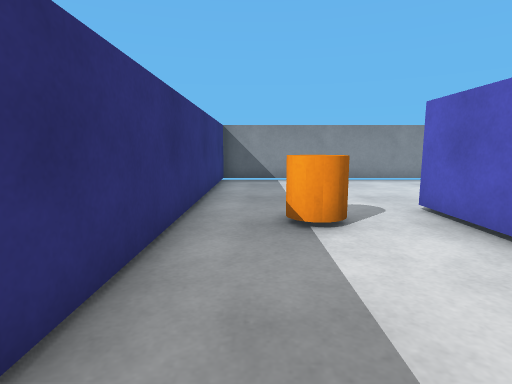
View 1 (above)

19 first-person views from a walk through a robot-simulator world made for Webots. The camera is 0.12 m above the floor, tilts 8° down and sees 80° across. The floor is counted in squares, 0.1 m on a side. Each view is taken from the middle of a square. On the plan, view 1 faces up. The plan holds only what a view shows up to about 13 squares ahead; the rest is blank. Robots are left out.

View 2
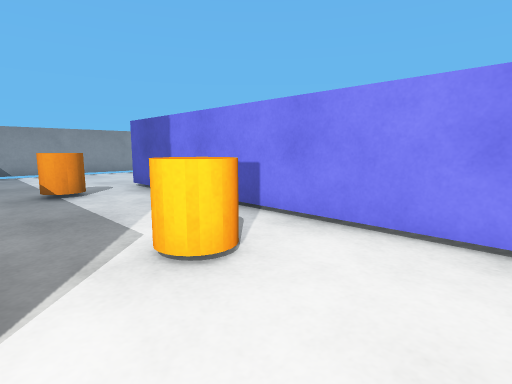

View 3
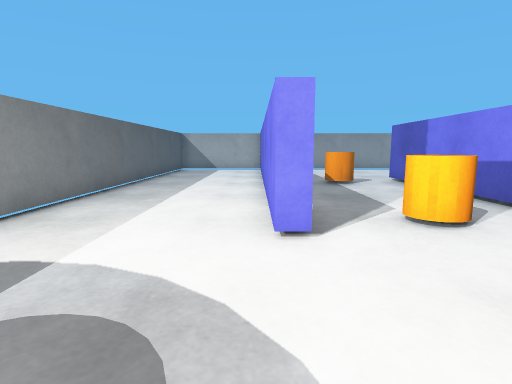

View 4
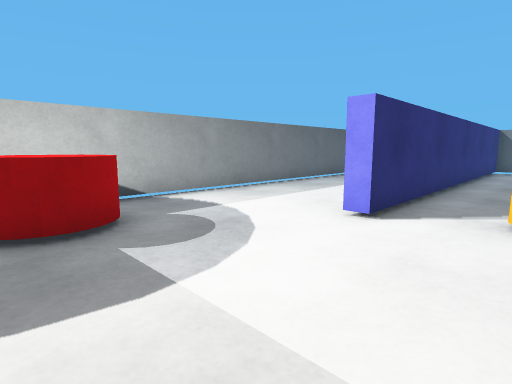

View 5
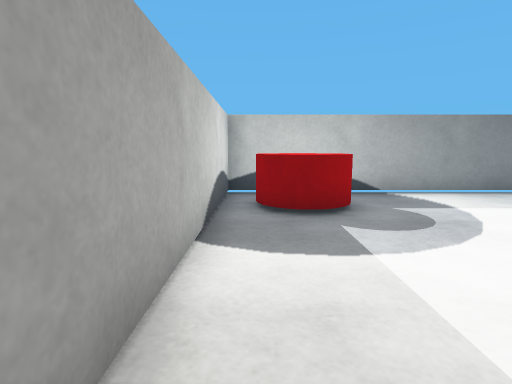

View 6
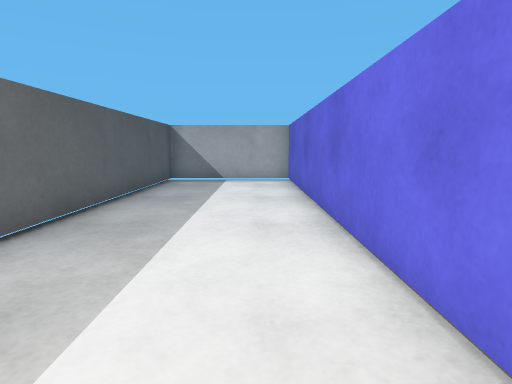

View 7
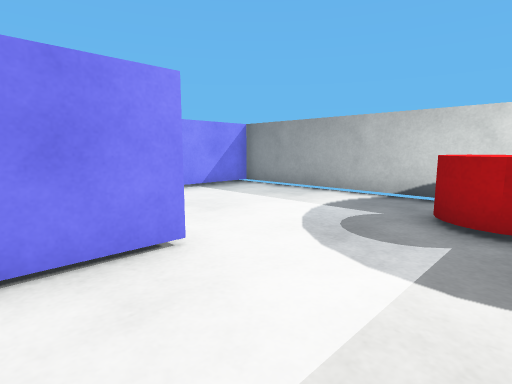

View 8
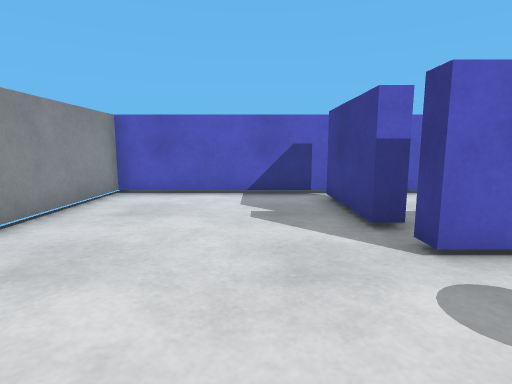

View 9
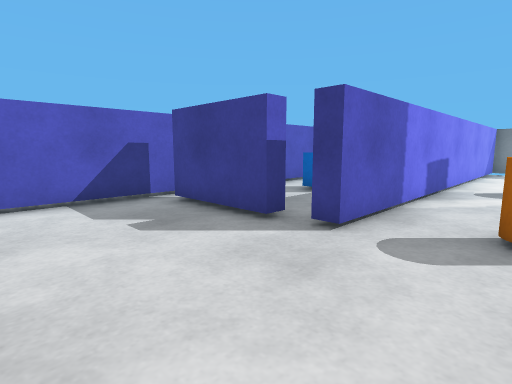

View 10
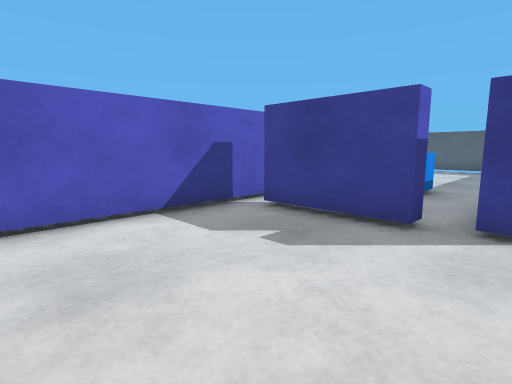

View 11
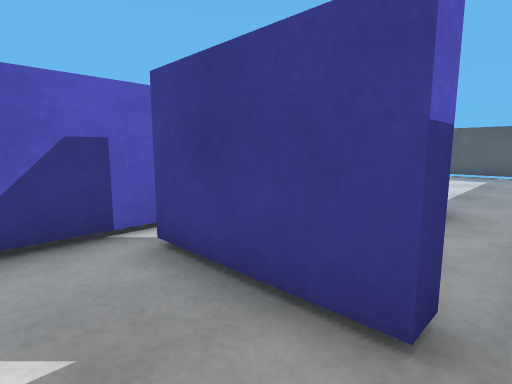

View 12
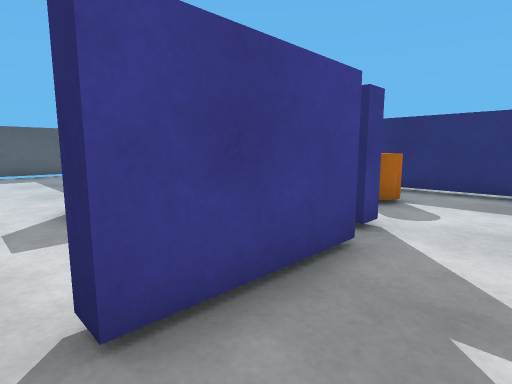

View 13
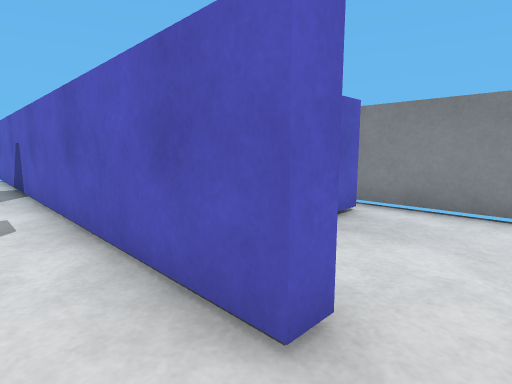

View 14
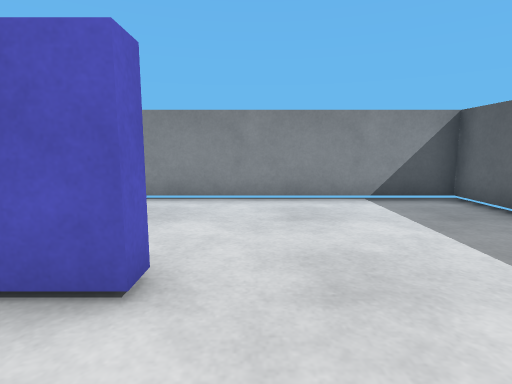

View 15
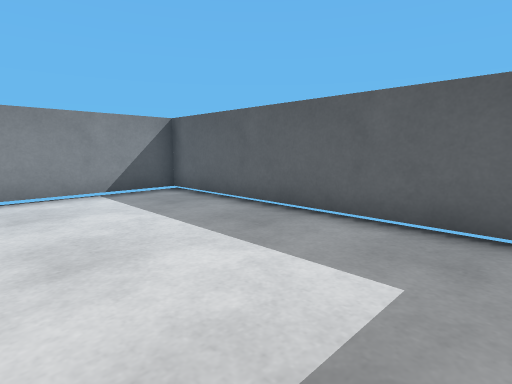

View 16
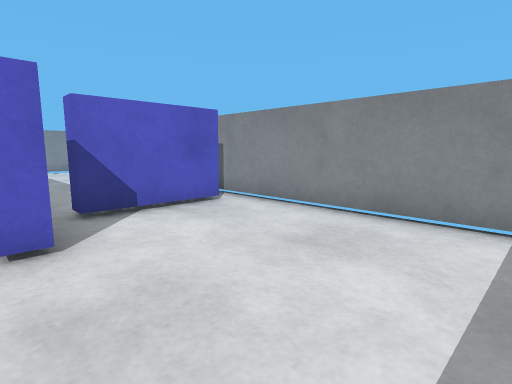

View 17
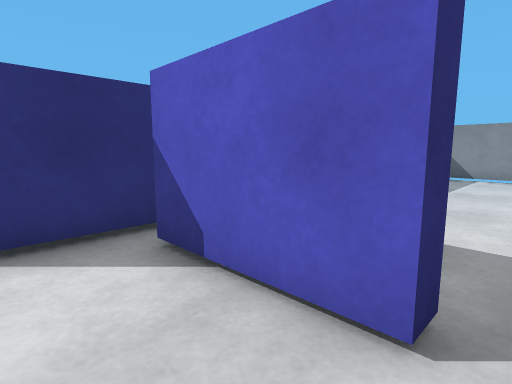

View 18
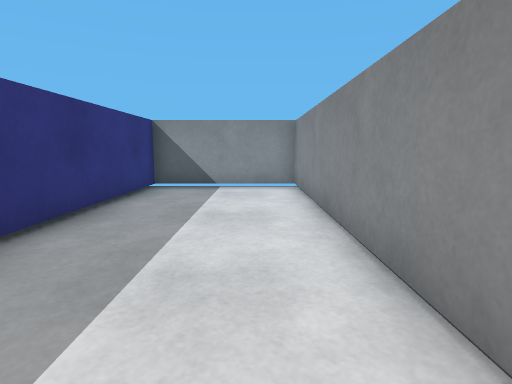

View 19
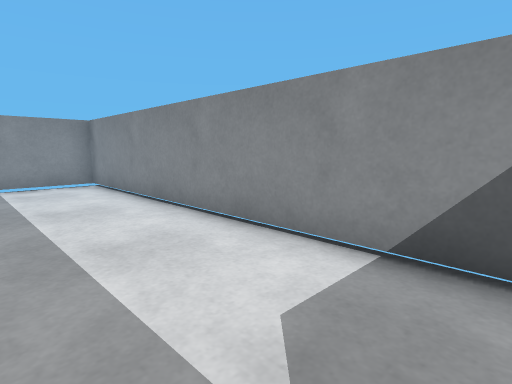

### Floor plan
Points are (right, up) in squares from view 1. A wall is a line through its corners. A room is listed if a view was taken in it or the views show most of it. See-through windows are left out.
Room 1 (views 1, 4, 5, 8, 9, 10, 11, 12)
walls: (4.5, 5.6) (4.5, 6.2) (7.5, 6.2); (8.2, 6.5) (8.2, 11.7) (-1.2, 11.7) (-1.2, -2); (-0.5, -7.8) (3.3, -7.8) (3.3, 6) (3.8, 6)
ways out: opening at (-1, -4.5) to room 2; opening at (8, 6) to room 3
objects: barrel (1, -1); barrel (1, 5)
Room 2 (views 2, 3, 6, 7)
walls: (-1.2, -2) (-1.7, -2) (-1.7, 11.7) (-6.2, 11.7) (-6.2, -7.8) (-0.5, -7.8)
ways out: opening at (-1, -4.5) to room 1
objects: red cylinder (-5, -7) to (-4, -5)
Room 3 (views 13, 14, 15, 16, 17)
walls: (8.9, -2) (8.2, -2) (8.2, 6.5); (8.8, 0.2) (8.8, -1.8); (12.5, 0.4) (12.5, -0.2) (9.5, -0.2) (9.5, 0.2); (5, -7.8) (13.3, -7.8) (13.3, 0.5); (7.5, 6.2) (7.5, 5.8)
ways out: opening at (8, 6) to room 1; opening at (13, 0) to room 4
objects: blue box (6, 2)
Room 4 (views 18, 19)
walls: (13.3, 0.5) (13.3, 11.7) (8.8, 11.7) (8.8, 5.8)
ways out: opening at (13, 0) to room 3

Where each view was taken, in squares from view 1:
view 1: 0 up, 0 right, facing up
view 2: 4 down, 1 left, facing up-right
view 3: 6 down, 2 left, facing up
view 4: 7 down, 1 right, facing up-left
view 5: 7 down, 2 right, facing left
view 6: 0 up, 3 left, facing up
view 7: 0 up, 5 left, facing down-right
view 8: 8 up, 0 right, facing right
view 9: 10 up, 1 right, facing down-right
view 10: 11 up, 3 right, facing down-right
view 11: 8 up, 4 right, facing down-right
view 12: 8 up, 8 right, facing down-left
view 13: 3 down, 7 right, facing up-right
view 14: 3 down, 6 right, facing right
view 15: 3 down, 5 right, facing down-right
view 16: 6 down, 8 right, facing up-right
view 17: 2 down, 13 right, facing up-left
view 18: 2 up, 12 right, facing up
view 19: 1 up, 10 right, facing up-right
